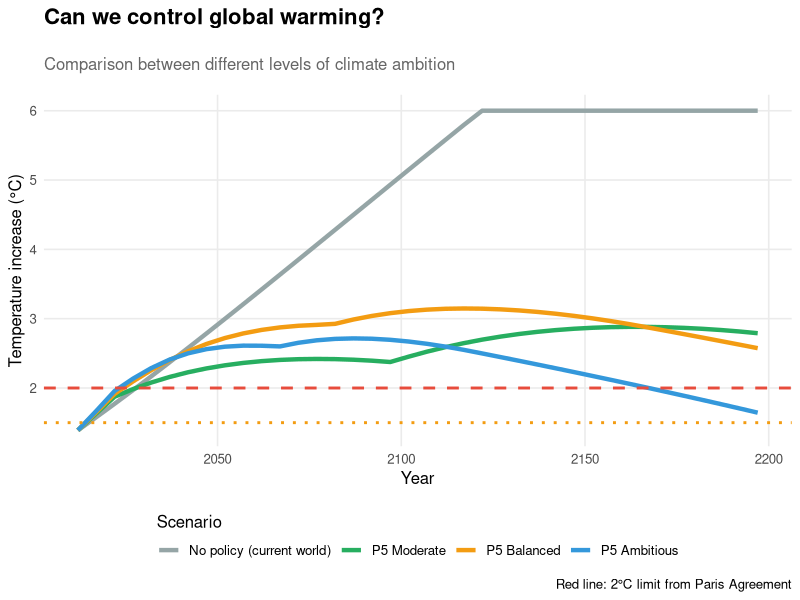
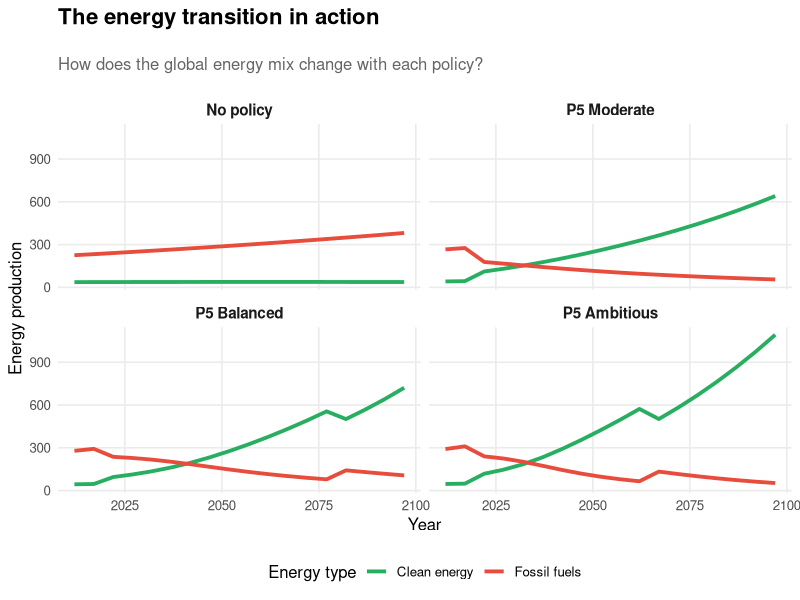
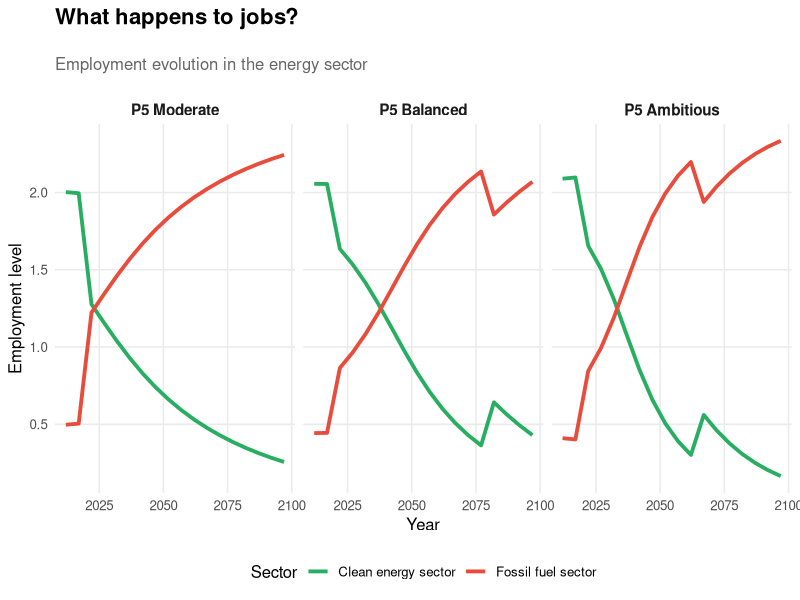
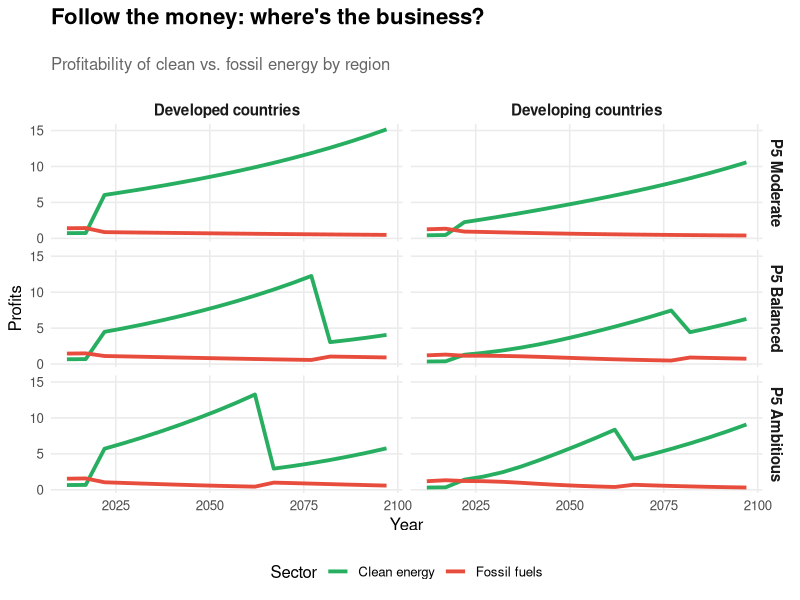

Write R code to recreate these figures, in order.
## ---- chunk 1
knitr::opts_chunk$set(echo = TRUE, warning = FALSE, message = FALSE, 
                      fig.width = 10, fig.height = 6, dpi = 300)
library(tidyverse)
library(ggplot2)
library(readr)
library(scales)

# Set custom theme for charts
theme_blog <- function() {
  theme_minimal(base_size = 12) +
    theme(
      plot.title = element_text(size = 16, face = "bold", margin = margin(b = 20)),
      plot.subtitle = element_text(size = 12, color = "#666666", margin = margin(b = 15)),
      legend.position = "bottom",
      panel.grid.minor = element_blank(),
      strip.text = element_text(face = "bold", size = 11)
    )
}
## ---- chunk 2
# Load and prepare data
df <- read_csv("../RDM Outputs/model.runs_fabian_P5.csv")

# Filter scenarios of interest
df_comp <- df %>%
  filter(Run.ID %in% c(1, 3001, 3002, 3003), time <= 2200)
## ---- chunk 3
df_comp %>%
  group_by(Run.ID, time) %>%
  summarise(Delta.Temp = mean(Delta.Temp), .groups = "drop") %>%
  ggplot(aes(x = time, y = Delta.Temp, color = factor(Run.ID))) +
  geom_line(size = 1.5) +
  geom_hline(yintercept = 2, linetype = "dashed", color = "#e74c3c", size = 1) +
  geom_hline(yintercept = 1.5, linetype = "dotted", color = "#f39c12", size = 1) +
  scale_color_manual(
    values = c("1" = "#95a5a6", "3001" = "#27ae60", "3002" = "#f39c12", "3003" = "#3498db"),
    labels = c(
      "1" = "No policy (current world)",
      "3001" = "P5 Moderate",
      "3002" = "P5 Balanced", 
      "3003" = "P5 Ambitious"
    )
  ) +
  labs(
    title = "Can we control global warming?",
    subtitle = "Comparison between different levels of climate ambition",
    x = "Year",
    y = "Temperature increase (°C)",
    color = "Scenario",
    caption = "Red line: 2°C limit from Paris Agreement"
  ) +
  theme_blog() +
  guides(color = guide_legend(title.position = "top"))
## ---- chunk 4
df_comp %>%
  filter(time <= 2100) %>%
  group_by(Run.ID, time) %>%
  summarise(Yce = mean(Yce), Yre = mean(Yre), .groups = "drop") %>%
  pivot_longer(cols = c(Yce, Yre), names_to = "Technology", values_to = "Production") %>%
  mutate(Technology = recode(Technology, 
                             "Yce" = "Fossil fuels", 
                             "Yre" = "Clean energy")) %>%
  ggplot(aes(x = time, y = Production, color = Technology)) +
  geom_line(size = 1.3) +
  facet_wrap(~Run.ID, labeller = labeller(Run.ID = c(
    "1" = "No policy",
    "3001" = "P5 Moderate",
    "3002" = "P5 Balanced",
    "3003" = "P5 Ambitious"
  ))) +
  scale_color_manual(values = c("Fossil fuels" = "#e74c3c", 
                                "Clean energy" = "#27ae60")) +
  labs(
    title = "The energy transition in action",
    subtitle = "How does the global energy mix change with each policy?",
    x = "Year", 
    y = "Energy production", 
    color = "Energy type"
  ) +
  theme_blog()
## ---- chunk 5
df_comp %>%
  filter(Run.ID %in% c(3001, 3002, 3003), time <= 2100) %>%
  group_by(Run.ID, time) %>%
  summarise(Labor.ce = mean(Labor.ce), Labor.re = mean(Labor.re), .groups = "drop") %>%
  pivot_longer(cols = c(Labor.ce, Labor.re), names_to = "Sector", values_to = "Employment") %>%
  mutate(Sector = recode(Sector,
                         "Labor.ce" = "Clean energy sector",
                         "Labor.re" = "Fossil fuel sector")) %>%
  ggplot(aes(x = time, y = Employment, color = Sector)) +
  geom_line(size = 1.3) +
  facet_wrap(~Run.ID, labeller = labeller(Run.ID = c(
    "3001" = "P5 Moderate",
    "3002" = "P5 Balanced",
    "3003" = "P5 Ambitious"
  ))) +
  scale_color_manual(values = c("Clean energy sector" = "#27ae60",
                                "Fossil fuel sector" = "#e74c3c")) +
  labs(
    title = "What happens to jobs?",
    subtitle = "Employment evolution in the energy sector",
    x = "Year", 
    y = "Employment level", 
    color = "Sector"
  ) +
  theme_blog()
## ---- chunk 6
df_comp %>%
  filter(Run.ID %in% c(3001, 3002, 3003), time <= 2100) %>%
  group_by(Run.ID, Region, time) %>%
  summarise(Profits.ce = mean(Profits.ce), Profits.re = mean(Profits.re), .groups = "drop") %>%
  pivot_longer(cols = c(Profits.ce, Profits.re), names_to = "Sector", values_to = "Profit") %>%
  mutate(
    Sector = recode(Sector,
                    "Profits.ce" = "Fossil fuels",
                    "Profits.re" = "Clean energy"),
    Region = recode(Region,
                    "N" = "Developed countries",
                    "S" = "Developing countries"),
    Run.ID = recode_factor(as.character(Run.ID),
                           "3001" = "P5 Moderate",
                           "3002" = "P5 Balanced",
                           "3003" = "P5 Ambitious")
  ) %>%
  ggplot(aes(x = time, y = Profit, color = Sector)) +
  geom_line(size = 1.3) +
  facet_grid(Run.ID ~ Region) +
  scale_color_manual(values = c("Fossil fuels" = "#e74c3c",
                                "Clean energy" = "#27ae60")) +
  labs(
    title = "Follow the money: where's the business?",
    subtitle = "Profitability of clean vs. fossil energy by region",
    x = "Year", 
    y = "Profits", 
    color = "Sector"
  ) +
  scale_y_continuous(labels = comma_format()) +
  theme_blog()
